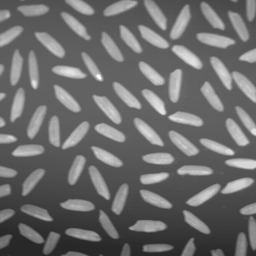
#> input picture Modul Praktik 2/rice.tif, 256 x 256 px, found by its file name
$ python 'image Enhacement.py'
#> lines starting #> are read from the running program, lines starting #| are printed output that depends on the picture
import cv2
from matplotlib import pyplot as plt

img = cv2.imread(r'D:\INSTRUMENTASI CITRA DIGITAL\Kuliah_citra_29_4_24\Modul Praktik 2\rice.tif')
#> img is the input picture: shape (256, 256, 3); min 40, max 255, mean 108.7

histogram = cv2.calcHist([img], [0], None, [256], [0, 256])
#> histogram = 256 values, max 3976 at index 96, min 0 at index 0, mean 256

cv2.imshow('gojo', img)
cv2.waitKey()

plt.plot(histogram, color='black')
plt.title('histogram')
plt.xlim([0, 256])
plt.show()
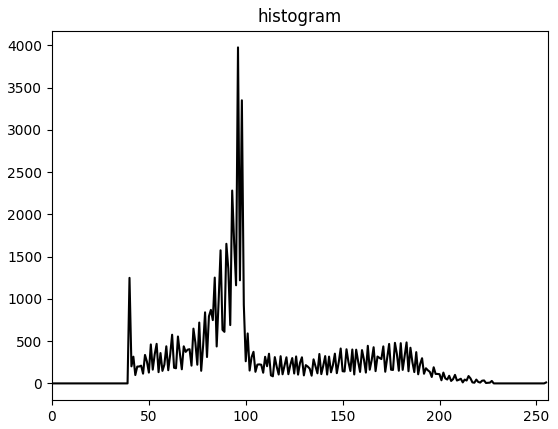
#> figure drawn by matplotlib, 1 panel; curve peaks at x = 96, y = 3976

$ run again, with Modul Praktik 2/cameraman.tif copied over Modul Praktik 2/rice.tif
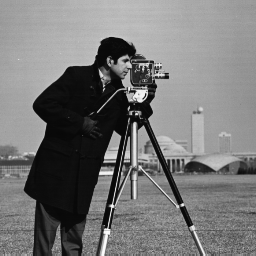
#> input picture Modul Praktik 2/cameraman.tif, 256 x 256 px, found by its file name
#> img is the input picture: shape (256, 256, 3); min 7, max 253, mean 118.7
#> histogram = 256 values, max 1685 at index 14, min 0 at index 0, mean 256
#> `plt.show()`:
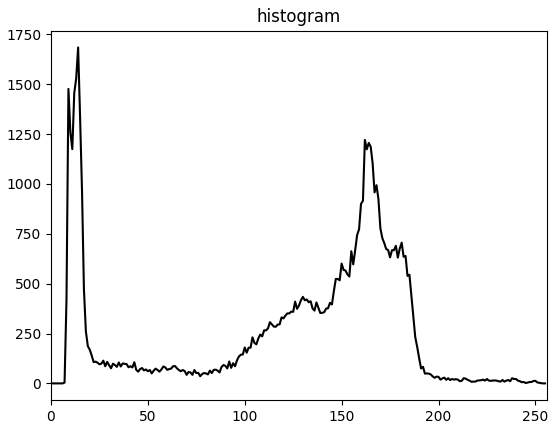
#> figure drawn by matplotlib, 1 panel; curve peaks at x = 14, y = 1685

$ run again, with Modul Praktik 2/flowers.tif copied over Modul Praktik 2/rice.tif
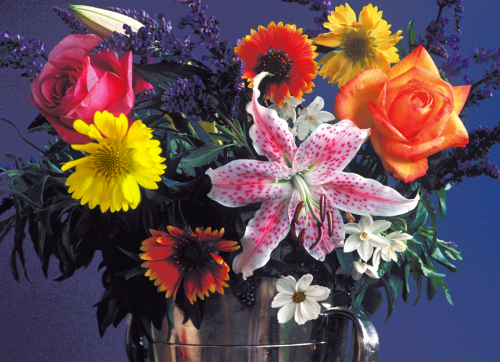
#> input picture Modul Praktik 2/flowers.tif, 500 x 362 px, found by its file name
#> img is the input picture: shape (362, 500, 3); mean B, G, R 83.7, 76.9, 99.9
#> histogram = 256 values, max 6041 at index 0, min 13 at index 6, mean 707
#> `plt.show()`:
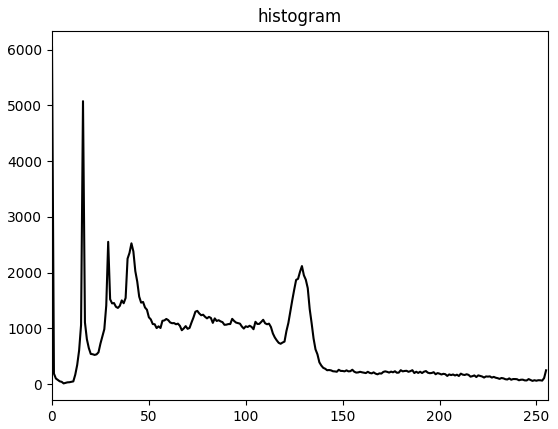
#> figure drawn by matplotlib, 1 panel; curve peaks at x = 0, y = 6041
